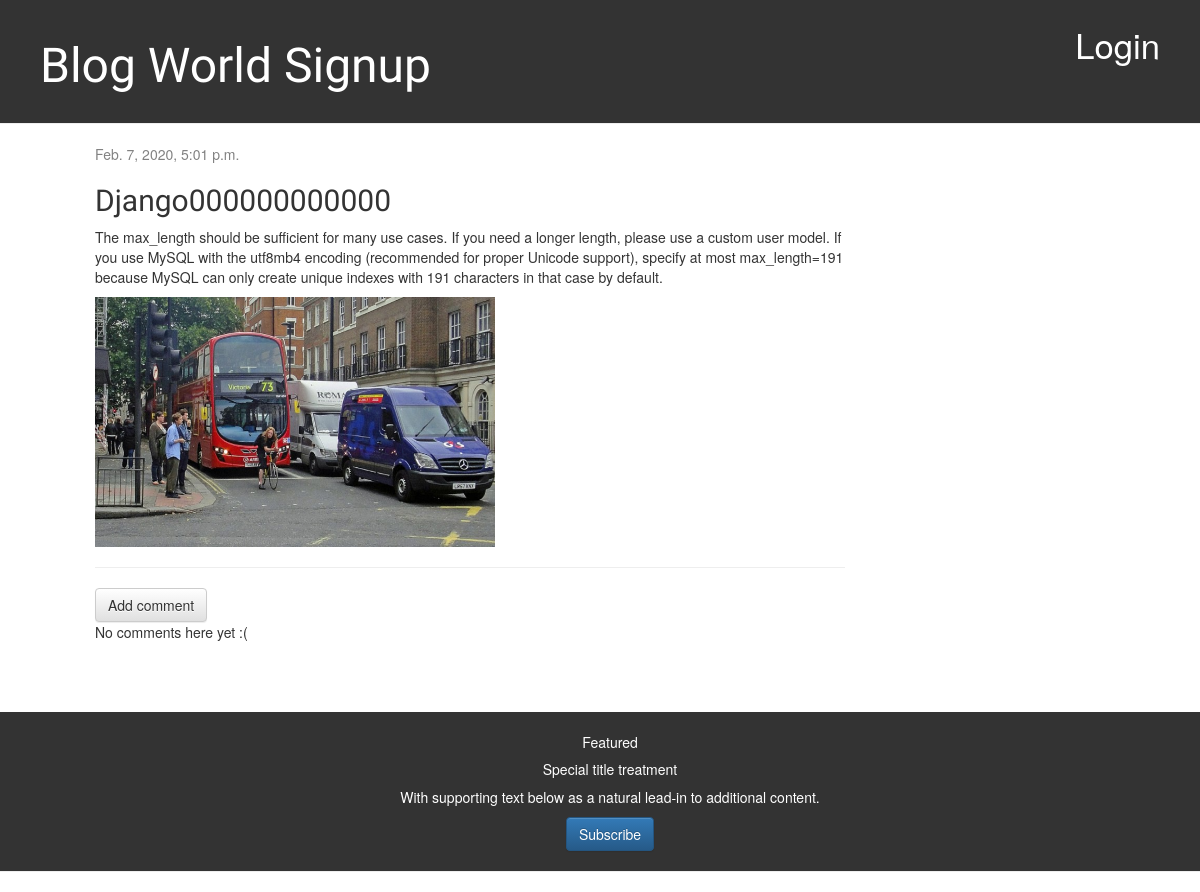
Page /1/detail/ on the earlier database version.
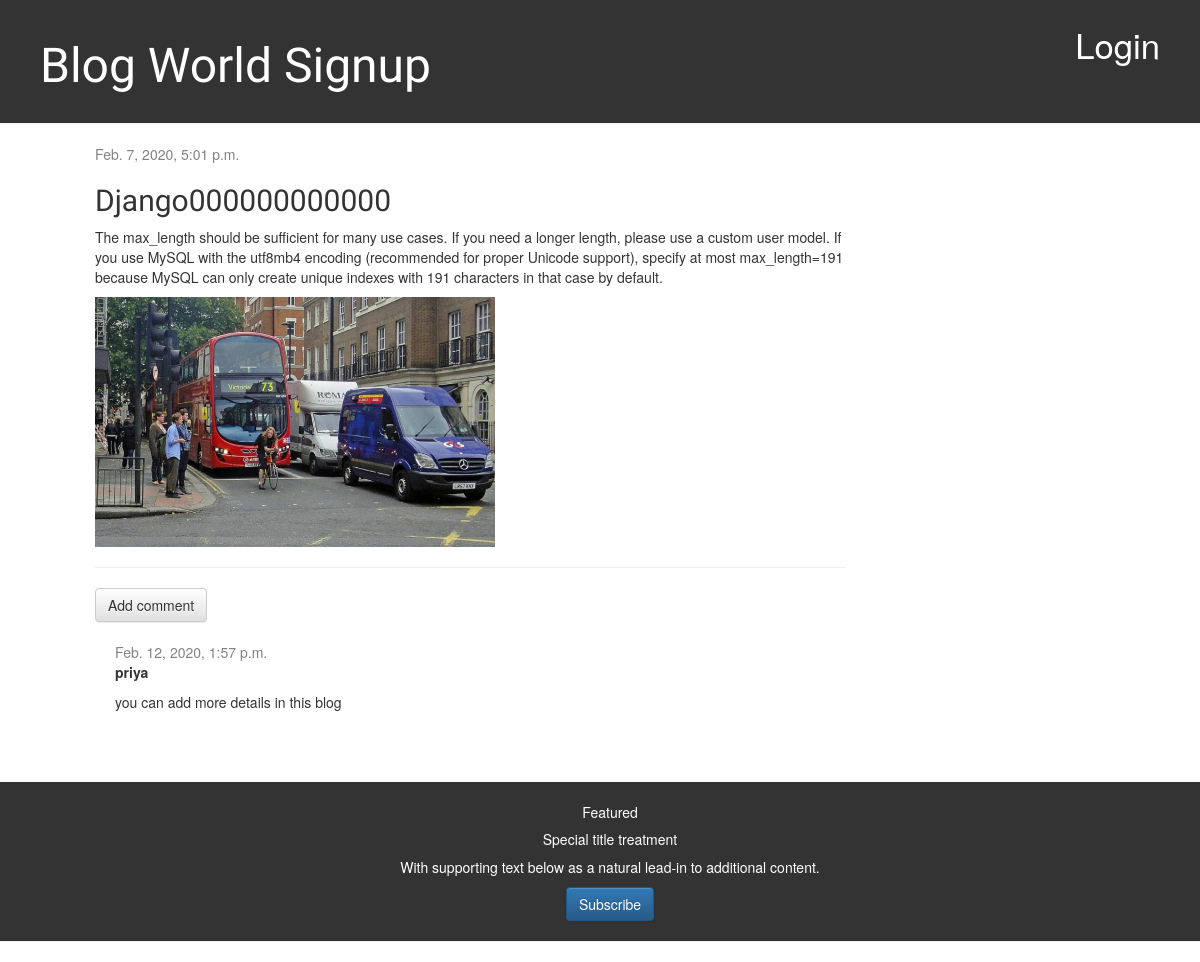
Same page on the later database version.
### blog/models.py (models this page shows, shortened)
class Post(models.Model):
    author = models.ForeignKey(CustomUser, on_delete=models.CASCADE)
    title = models.CharField(max_length=200)
    text = models.TextField()
    image = models.ImageField(upload_to ='blog/img',null=True)
    created_date = models.DateTimeField(default=timezone.now)
    published_date = models.DateTimeField(blank=True, null=True)

class Comment(models.Model):
    post = models.ForeignKey('blog.Post', on_delete=models.CASCADE, related_name='comments')
    author = models.CharField(max_length=200)
    text = models.TextField()
    created_date = models.DateTimeField(default=timezone.now)
    approved_comment = models.BooleanField(default=False)

### blog/views.py (the view)
# urls.py: path('<int:pk>/detail/', views.post_detail, name='post_detail'),
def post_detail(request, pk):
    post = get_object_or_404(Post, pk=pk)
    print(post.author)
    user = request.user
    print(user)
    return render(request, 'blog/post_detail.html', {'post': post,"user":user})

### blog/models.py (called while the page is built)
    def __str__(self):
        return self.username

### blog/templates/blog/post_detail.html (shortened to what this page needs)
{% extends 'blog/base.html' %}
{% block content %}
    <div class="post">
        {% if post.published_date %}
            <div class="date">
                {{ post.published_date }}
            </div>
        {% endif %}
        <h2>{{ post.title }}</h2>
        <p>{{ post.text|linebreaksbr }}</p>
        {% if post.image %}
            <img src="{{ post.image.url}}" height="250" width="400">
        {% endif %}
        <hr>
        <a class="btn btn-default" href="{% url 'blog:add_comment_to_post' pk=post.pk %}">Add comment</a>
        {% for comment in post.comments.all %}
            {% if user.is_authenticated or comment.approved_comment %}
                <div class="comment">
                    <div class="date">
                        {{ comment.created_date }}
        </div>
        <strong>{{ comment.author }}</strong>
        <p>{{ comment.text|linebreaks }}</p>
    </div>
    {% endif %}
{% empty %}
    <p>No comments here yet :(</p>
{% endfor %}
    </div>
{% endblock %}

### blog/templates/blog/base.html (shortened to what this page needs)
{% load static %}
<html>
    <head>
        <link rel="stylesheet" href="//maxcdn.bootstrapcdn.com/bootstrap/3.2.0/css/bootstrap.min.css">
        <link rel="stylesheet" href="//maxcdn.bootstrapcdn.com/bootstrap/3.2.0/css/bootstrap-theme.min.css">
        <link rel="stylesheet" href="{% static 'css/blog.css' %}">
    </head>
    <body>
        <div class="page-header">
            {% if user.is_authenticated %}
            <a href="{% url 'blog:post_new'  %}" class="top-menu" ><span class="glyphicon glyphicon-plus"></span></a>
            {% else %}
            <a href="{% url 'blog:login'%}" class="top-menu " >Login</a>
            {% endif %}
            <h1><a href="{% url 'blog:post_list' %}">Blog World</a>
                {% if user.is_authenticated %}
                	<a href="{% url 'blog:myblogs'%}">Myblogs</a>
                	<a href="{% url 'blog:logout'%}">logout</a>
                {% else %}
                	<a href="{% url 'blog:signup'%}">	Signup</a>
                {% endif %}
            </h1>
        </div>
        <div class="content container">
            <div class="row">
                <div class="col-md-8 content middle-block">
                {% block content %}
                {% endblock %}
                </div>
            </div>
        </div>
    <footer style="color: black " >
        <div class="card text-center page-header">
            <div class="card-header ">
                Featured
                </div>
            <div class="card-body">
                <h5 class="card-title">Special title treatment</h5>
                <p class="card-text">With supporting text below as a natural lead-in to additional content.</p>
                <a href="{% url 'blog:subscribe'%}" class="btn btn-primary">Subscribe</a>
            </div>
            </div>
        </footer>
</html>

### blog/static/css/blog.css (style rules this page uses)
.page-header { background-color: #333333; margin-top: 0; padding: 20px 20px 20px 40px; color: white; }
.page-header h1, .page-header h1 a, .page-header h1 a:visited, .page-header h1 a:active { color: #ffffff; font-size: 36pt; text-decoration: none; }
.content { margin-left: 40px; }
h1, h2, h3, h4 { font-family: 'Lobster', cursive; }
.date { color: #828282; }
.top-menu, .top-menu:hover, .top-menu:visited { color: #ffffff; float: right; font-size: 26pt; margin-right: 20px; }
.post { margin-bottom: 70px; }
.card-header h5, { color: white; font-size: 36pt; text-decoration: none; }
.comment { margin: 20px 0px 20px 20px; }

Differences in the rows shown:
added Comment: created_date "Feb. 12, 2020, 1:57 p.m.", author "priya", text "you can add more details in this blog"
Other differences:
text no longer shown: "No comments here yet :("
